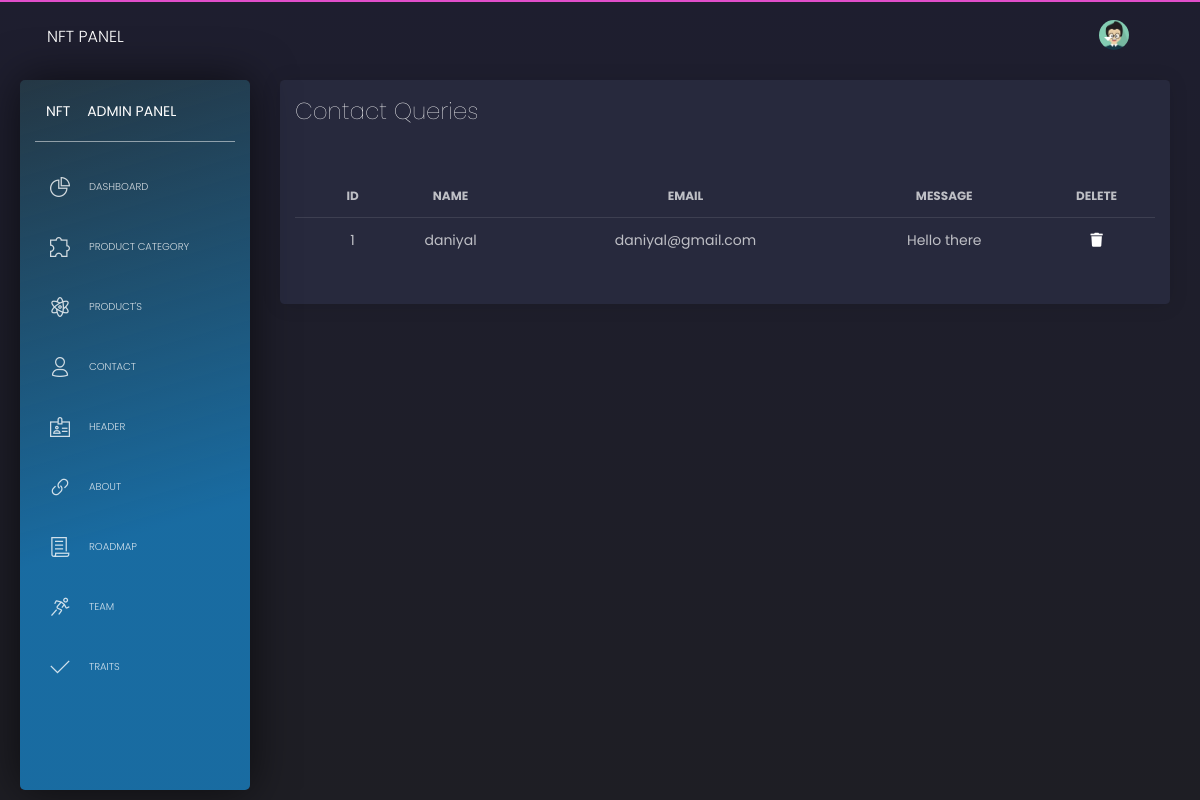
/Admin/testing_batch.php, run on the app's committed database.
### tables this page shows
CREATE TABLE `contact` (
  `id` int(11) NOT NULL,
  `name` varchar(200) DEFAULT NULL,
  `email` varchar(200) DEFAULT NULL,
  `message` varchar(200) DEFAULT NULL
);

### Admin/testing_batch.php (the view, shortened to what this page needs)
<!DOCTYPE html>
<html lang="en">
<head>
    <link href="https://use.fontawesome.com/releases/v5.0.6/css/all.css" rel="stylesheet">
    <link href="assets/css/nucleo-icons.css" rel="stylesheet" />
    <link href="assets/css/black-dashboard.css?v=1.0.0" rel="stylesheet" />
    <link href="assets/demo/demo.css" rel="stylesheet" />
</head>
<body class="">
    <div class="wrapper">
        <?php include 'sidebar.php'; ?>
        <div class="main-panel">
            <?php
            include 'navbar.php';
            ?>
            <div class="content">
                <div class="row">
                    <div class="col-12">
                        <div class="card ">
                            <div class="card-header">
                                <h3 class="card-title"> Contact Queries</h3><br>
                            </div>
                            <div class="card-body">
                                <div class="table-responsive">
                                    <table class="table tablesorter " id="">
                                        <thead class=" text-primary">
                                            <tr>
                                                <th>
                                                </th>
                                                <th style="text-align: center;">
                                                    ID
                                                </th>
                                                <th style="text-align: center;">
                                                    NAME
                                                </th>
                                                <th style="text-align: center;">
                                                    EMAIL
                                                </th>
                                                <th style="text-align: center;">
                                                    MESSAGE
                                                </th>
                                                <th style="text-align: center;">
                                                    DELETE
                                                </th>
                                            </tr>
                                        </thead>
                                        <tbody>
                                            <?php
       include 'connection.php';
                      $query = "SELECT * FROM `contact`";
                      $res = mysqli_query($con, $query) or die(mysqli_error($con));
                                            if (mysqli_num_rows($res) > 0) {
                                                while ($row = mysqli_fetch_assoc($res)) {
                                            ?>
                                                    <tr>
                                                        <td>
                                                        </td>
                                                        <td style="text-align: center;">
                                                            <?php echo $row['id'] ?>
                                                        </td>
                                                        <td style="text-align: center;">
                                                            <?php echo $row['name'] ?>
                                                        </td>
                                                        <td style="text-align: center;">
                                                            <?php echo $row['email'] ?>
                                                        </td>
                                                        <td style="text-align: center;">
                                                            <?php echo $row['message'] ?>
                                                        </td>
                                                        <td style="text-align: center;color:white;">
                                                            <a href='deletebatch.php?id=<?php echo $row['id'] ?>' style="color:white;"><i class="fas fa-trash"></i></a></td>
                                                    </tr>
                                            <?php
                                                }
                                            }
                                            ?>
                                        </tbody>
                                    </table>
                                </div>
                            </div>
                        </div>
                    </div>
                </div>
            </div>
            <footer class="footer">
            </footer>
        </div>
    </div>
</body>
</html>

### data on the page
contact: id "1", name "daniyal", email "daniyal@gmail.com", message "Hello there"
